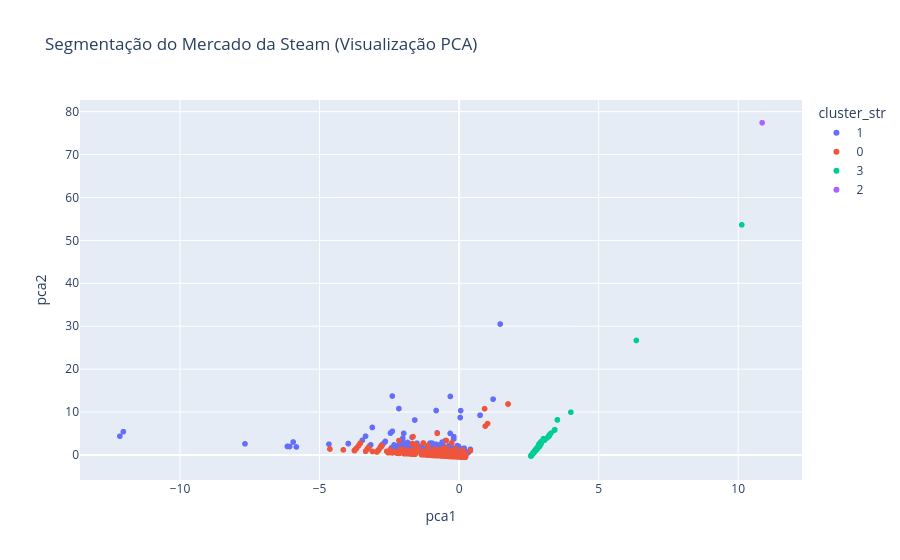

Here is the notebook cell this chart was saved with:
### Code cell
fig = px.scatter(
    df_cluster.sample(n=10000, replace=True),
    x='pca1',
    y='pca2',
    color='cluster_str',
    title="Segmentação do Mercado da Steam (Visualização PCA)",
    hover_data=['price', 'average_playtime_hours', 'total_ratings']
)
fig.show()

### Figure 1 — Plotly figure (JSON) as saved in the notebook; plotly's stock layout.template omitted (floating-point values rounded to 4 significant figures; data arrays with more than 128 entries replaced by an {"elided": "..."} marker saying what was removed)
{"data": [{"customdata": {"elided": "1627x3 float values"}, "hovertemplate": "cluster_str=1<br>pca1=%{x}<br>pca2=%{y}<br>price=%{customdata[0]}<br>average_playtime_hours=%{customdata[1]}<br>total_ratings=%{customdata[2]}<extra></extra>", "legendgroup": "1", "marker": {"color": "#636efa", "symbol": "circle"}, "mode": "markers", "name": "1", "showlegend": true, "type": "scattergl", "x": {"elided": "1627 float values"}, "xaxis": "x", "y": {"elided": "1627 float values"}, "yaxis": "y"}, {"customdata": {"elided": "7320x3 float values"}, "hovertemplate": "cluster_str=0<br>pca1=%{x}<br>pca2=%{y}<br>price=%{customdata[0]}<br>average_playtime_hours=%{customdata[1]}<br>total_ratings=%{customdata[2]}<extra></extra>", "legendgroup": "0", "marker": {"color": "#EF553B", "symbol": "circle"}, "mode": "markers", "name": "0", "showlegend": true, "type": "scattergl", "x": {"elided": "7320 float values"}, "xaxis": "x", "y": {"elided": "7320 float values"}, "yaxis": "y"}, {"customdata": {"elided": "1052x3 float values"}, "hovertemplate": "cluster_str=3<br>pca1=%{x}<br>pca2=%{y}<br>price=%{customdata[0]}<br>average_playtime_hours=%{customdata[1]}<br>total_ratings=%{customdata[2]}<extra></extra>", "legendgroup": "3", "marker": {"color": "#00cc96", "symbol": "circle"}, "mode": "markers", "name": "3", "showlegend": true, "type": "scattergl", "x": {"elided": "1052 float values"}, "xaxis": "x", "y": {"elided": "1052 float values"}, "yaxis": "y"}, {"customdata": [[0.0, 374.9, 3047000.0]], "hovertemplate": "cluster_str=2<br>pca1=%{x}<br>pca2=%{y}<br>price=%{customdata[0]}<br>average_playtime_hours=%{customdata[1]}<br>total_ratings=%{customdata[2]}<extra></extra>", "legendgroup": "2", "marker": {"color": "#ab63fa", "symbol": "circle"}, "mode": "markers", "name": "2", "showlegend": true, "type": "scattergl", "x": [10.86], "xaxis": "x", "y": [77.41], "yaxis": "y"}], "layout": {"legend": {"title": {"text": "cluster_str"}, "tracegroupgap": 0}, "title": {"text": "Segmentação do Mercado da Steam (Visualização PCA)"}, "xaxis": {"anchor": "y", "domain": [0, 1], "title": {"text": "pca1"}}, "yaxis": {"anchor": "x", "domain": [0, 1], "title": {"text": "pca2"}}}}
